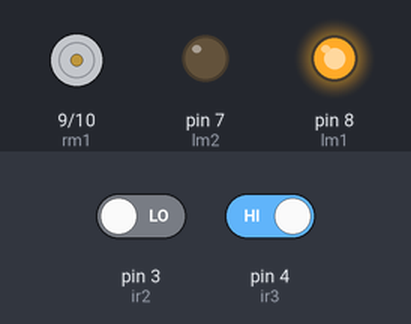
This sketch was run on a simulated Arduino Uno, built with avr-gcc and run on an emulated ATmega328P. On the bench: motor-driver pin pairs drawn as motors (green arrow = first pin HIGH = forward, orange = second pin HIGH = backward, longer = more drive), output pins drawn as LEDs (lit = HIGH). The inputs (shaded band) are chosen by the test bench; at power-on: pin 4 (ir3) HIGH, pin 3 (ir2) LOW.

Above: at 1.2 s.
1.3 s: pin 4 (ir3) driven LOW
At 2.1 s:
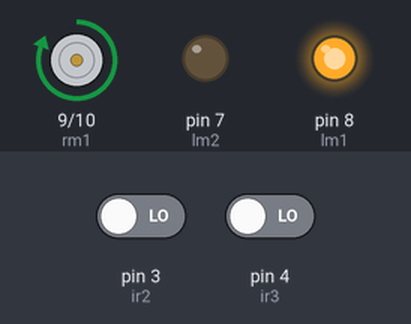
2.8 s: pin 4 (ir3) driven HIGH
At 3.3 s:
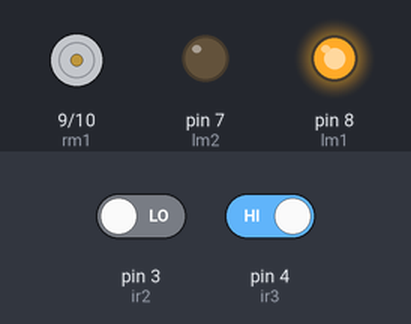
Timing chart, 0 to 5.8 s (numbered marks = the images above; inputs shaded):
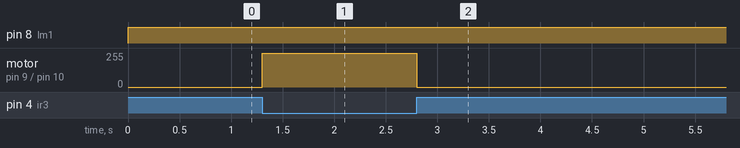

The sketch:

lfr7test.ino
```cpp
int ir1 = 2;
int ir2 = 3;
int ir3 = 4;
int ir4 = 5;
int ir5 = 6;
int ir6 = 11;
int ir7 = 12;

int lm1 = 8;
int lm2 = 7;
int rm1 = 9;
int rm2 = 10;


void setup() {
  // put your setup code here, to run once:
  pinMode(ir1, INPUT);
  pinMode(ir2, INPUT);
  pinMode(ir3, INPUT);
  pinMode(ir4, INPUT);
  pinMode(ir5, INPUT);
  pinMode(ir6, INPUT);
  pinMode(ir7, INPUT);

  pinMode(lm1, OUTPUT);
  pinMode(lm2, OUTPUT);
  pinMode(rm1, OUTPUT);
  pinMode(rm2, OUTPUT);

  Serial.begin(9600);
}

void loop()
{
  // put your main code here, to run repeatedly:
  if (!digitalRead(ir3))
  {
    digitalWrite(lm1,HIGH);
    digitalWrite(lm2,LOW);
    digitalWrite(rm1,HIGH);
    digitalWrite(rm2,LOW);
  }
  else
  {
    if (!digitalRead(ir2) || !digitalRead(ir1))
    {
      digitalWrite(lm1,HIGH);
      digitalWrite(lm2,LOW);
      digitalWrite(rm1,LOW);
      digitalWrite(rm2,LOW);
    }
    else if (!digitalRead(ir4) || !digitalRead(ir5))
    {
      digitalWrite(lm1,LOW);
      digitalWrite(lm2,LOW);
      digitalWrite(rm1,HIGH);
      digitalWrite(rm2,LOW);
    }
    else
    {
      if (!digitalRead(ir6))
      {
        digitalWrite(lm1,LOW);
        digitalWrite(lm2,HIGH);
        digitalWrite(rm1,HIGH);
        digitalWrite(rm2,LOW);
      }
      else if (!digitalRead(ir7))
      {
        digitalWrite(lm1,HIGH);
        digitalWrite(lm2,LOW);
        digitalWrite(rm1,LOW);
        digitalWrite(rm2,HIGH);
      }
    }
  }
}
```

Measured:
- after the input at 1.3 s, motor on pin 9 (rm1) / pin 10 (rm2): stopped → forward 255/255 at once
- after the input at 2.8 s, motor on pin 9 (rm1) / pin 10 (rm2): forward 255/255 → stopped at once
